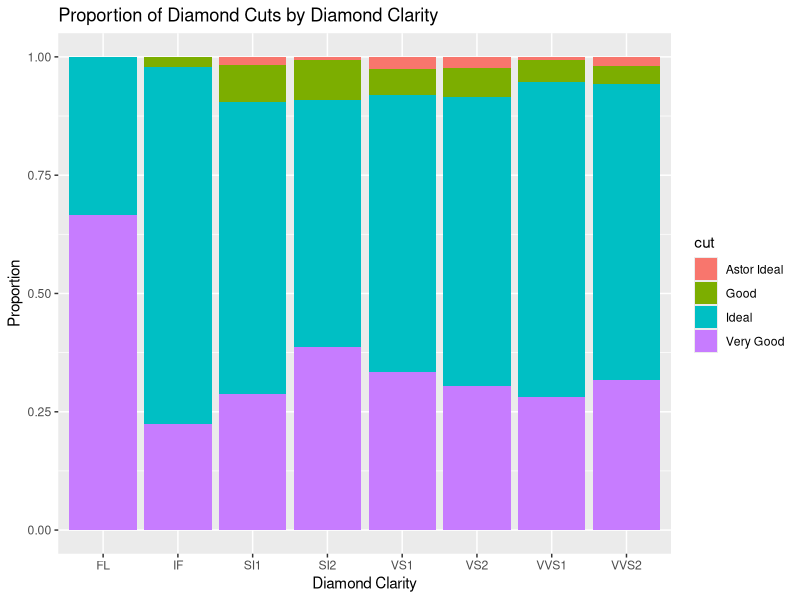
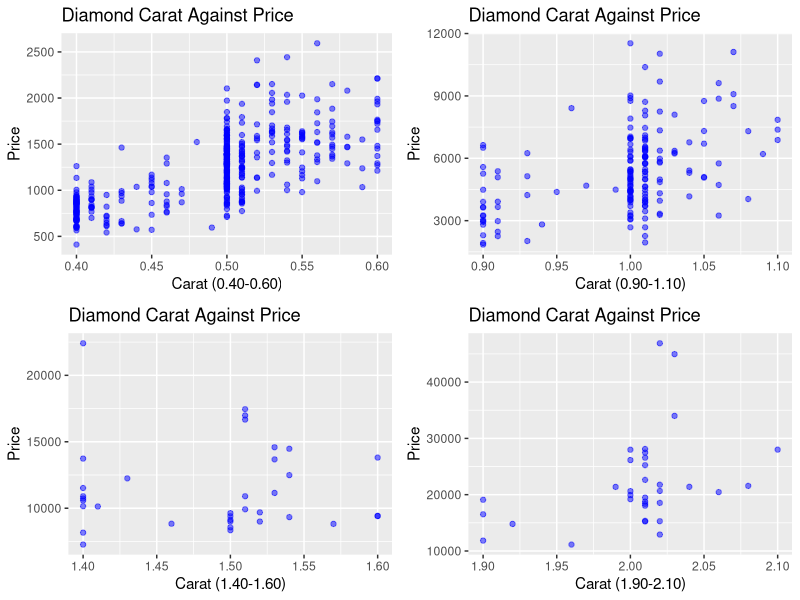

R code for these plots, in order: (Note: this script raises an error after producing the figures.)
## ---- chunk 1
knitr::opts_chunk$set(echo = TRUE)
## ---- chunk 2
Data <- read.csv("diamonds4.csv")
library (tidyverse)
library(cowplot)
## ---- chunk 3
ggplot((Data) , aes(x=clarity, fill=cut))+
  geom_bar(position = "fill")+
  labs(x="Diamond Clarity", y="Proportion", 
       title="Proportion of Diamond Cuts by Diamond Clarity")

clarity_cut <- table (Data$clarity, Data$cut)
clarity_cut
## ---- chunk 4

carat_.5 <- Data %>% 
  filter(between(carat,.4,.6))

carat_1 <- Data %>% 
  filter(between(carat,.9,1.1))

carat_1.5 <- Data %>% 
  filter(between(carat,1.4,1.6))

carat_2 <- Data %>% 
  filter(between(carat,1.9,2.1))

par(mfrow=c(2,2))

graph_.5<- ggplot((carat_.5), aes(x=carat, y=price))+
  geom_point(alpha = .5, color = "blue")+
  labs(x="Carat (0.40-0.60)", y="Price", 
       title="Diamond Carat Against Price")

graph_1<- ggplot((carat_1), aes(x=carat, y=price))+
  geom_point(alpha = .5, color = "blue")+
  labs(x="Carat (0.90-1.10)", y="Price", 
       title="Diamond Carat Against Price")

graph_1.5<- ggplot((carat_1.5), aes(x=carat, y=price))+
  geom_point(alpha = .5, color = "blue")+
  labs(x="Carat (1.40-1.60)", y="Price", 
       title="Diamond Carat Against Price")

graph_2<- ggplot((carat_2), aes(x=carat, y=price))+
  geom_point(alpha = .5, color = "blue")+
  labs(x="Carat (1.90-2.10)", y="Price", 
       title="Diamond Carat Against Price")

plot_grid(graph_.5, graph_1, graph_1.5, graph_2, labes = "AUTO", nrow= 2, ncol = 2)

cor(carat$price, carat$carat)
